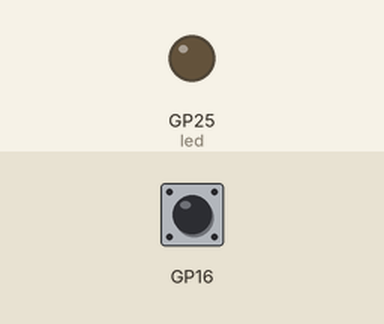
This program was run on a simulated Raspberry Pi Pico running MicroPython. Shown: output pins drawn as LEDs (lit = HIGH). The test bench sets the inputs (shaded band); at power-on: GP16 HIGH.

Above: at 1.2 s.
1.3 s: GP16 pulled LOW for 0.15 s
Timing chart, 0 to 4.3 s (numbered marks = the images above; inputs shaded):
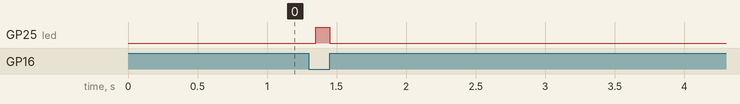

The program:

main.py
```python
"""
Install dependencies:
mpremote mip install usb-device-midi
"""

from machine import Pin, Timer, UART

k_uart_id = int(0)
k_led_pin = int(25)
k_btn_pin = int(16)
k_channel = int(0)
k_program = int(0)

led = Pin(25, Pin.OUT)
timer_main = Timer()
timer_led = Timer()
uart = UART(k_uart_id)
uart.init(baudrate=31250)
btn = Pin(k_btn_pin, Pin.IN, Pin.PULL_UP)


def send(t):
    if btn.value() is not 0:
        return

    led.on()
    timer_led.init(mode=Timer.ONE_SHOT, period=100, callback=lambda t: led.off())

    uart.write(bytearray([0xC0 | k_channel, k_program]))
    uart.flush()


# The callback is delayed by 50ms. If after that period the button is not still pressed
# the action is not performed. This is to reject noise.
btn.irq(
    trigger=Pin.IRQ_FALLING,
    handler=lambda p: timer_main.init(mode=Timer.ONE_SHOT, period=50, callback=send),
)

while True:
    pass
```

Measured:
- after the input at 1.3 s, GP25 (led): LOW → HIGH after 0.05 s, → LOW 0.10 s later
